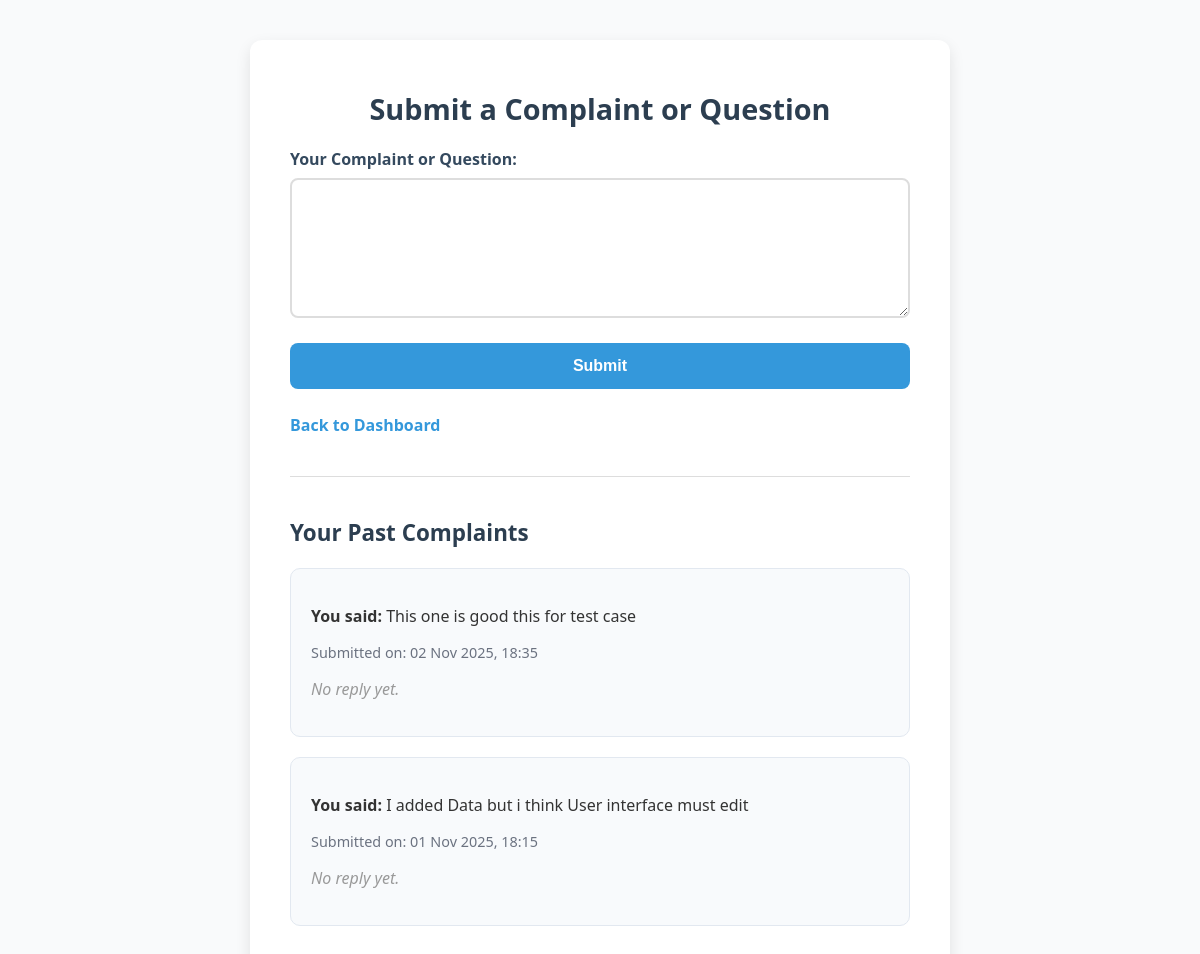
The page /parent/submit_complaint.php (signed in) on the database its author committed.
### tables this page shows
CREATE TABLE `complaints` (
  `id` int(11) NOT NULL,
  `user_id` int(11) NOT NULL,
  `complaint_text` text NOT NULL,
  `created_at` datetime NOT NULL,
  `reply_text` text DEFAULT NULL
);

### parent/submit_complaint.php (the view, shortened to what this page needs)
<?php
include '../db.php';
$user_id = $_SESSION['user_id'];
?>
<!DOCTYPE html>
<html lang="en">
<head>
</head>
<body>
<div class="container">
    <h1>Submit a Complaint or Question</h1>
    <form method="post" action="submit_complaint.php" novalidate>
        <label for="complaint">Your Complaint or Question:</label>
        <textarea name="complaint" id="complaint" required><?= htmlspecialchars($_POST['complaint'] ?? '') ?></textarea>
        <button type="submit">Submit</button>
    </form>
    <a href="../parent/parent_dash.php">Back to Dashboard</a>
    <hr>
    <h2 style="font-size: 1.4rem; color: #2c3e50; margin-bottom: 20px;">Your Past Complaints</h2>
    <?php
    $sql_history = "SELECT complaint_text, reply_text, created_at
                    FROM complaints
                    WHERE user_id = ?
                    ORDER BY created_at DESC";
    $stmt = $conn->prepare($sql_history);
    $stmt->bind_param("i", $user_id);
    $stmt->execute();
    $result = $stmt->get_result();
    if ($result && $result->num_rows > 0): ?>
        <?php while ($row = $result->fetch_assoc()): ?>
            <div class="complaint-item">
                <p><strong>You said:</strong> <?= nl2br(htmlspecialchars($row['complaint_text'])) ?></p>
                <p style="font-size: 0.9rem; color: #6b7280;">Submitted on: <?= date("d M Y, H:i", strtotime($row['created_at'])) ?></p>
                <?php if (!empty($row['reply_text'])): ?>
                    <div class="admin-reply">
                        <strong>Admin Reply:</strong>
                        <p style="margin-top: 5px;"><?= nl2br(htmlspecialchars($row['reply_text'])) ?></p>
                    </div>
                <?php else: ?>
                    <p style="color: #999; font-style: italic;">No reply yet.</p>
                <?php endif; ?>
            </div>
        <?php endwhile; ?>
    <?php else: ?>
        <p style="color: #999;">You haven't submitted any complaints yet.</p>
    <?php endif; ?>
</div>
</body>
</html>

### parent/submit_complaint.php (style rules this page uses)
* { box-sizing: border-box; }
body { font-family: 'Segoe UI', Tahoma, Geneva, Verdana, sans-serif; background: #f9fafb; margin: 0; padding: 0; display: flex; justify-content: center; align-items: flex-start; min-height: 100vh; color: #333; }
.container { background: white; margin: 40px 20px; padding: 30px 40px; max-width: 700px; width: 100%; border-radius: 12px; box-shadow: 0 6px 15px rgba(0,0,0,0.1); }
h1 { margin-bottom: 20px; font-weight: 700; font-size: 1.8rem; color: #2c3e50; text-align: center; }
label { display: block; font-weight: 600; margin-bottom: 8px; font-size: 1rem; color: #34495e; }
textarea { width: 100%; min-height: 140px; padding: 14px 18px; border: 2px solid #ddd; border-radius: 8px; font-size: 1rem; font-family: inherit; resize: vertical; transition: border-color 0.3s ease; }
button { background-color: #3498db; border: none; color: white; padding: 14px 28px; font-size: 1rem; border-radius: 8px; cursor: pointer; margin-top: 20px; width: 100%; font-weight: 600; transition: background-color 0.3s ease; }
a { display: inline-block; margin-top: 25px; color: #3498db; text-decoration: none; font-weight: 600; transition: color 0.3s ease; }
.complaint-item { background: #f8fafc; border: 1px solid #e2e8f0; padding: 20px; border-radius: 10px; margin-bottom: 20px; }
hr { margin: 40px 0; border: none; border-top: 1px solid #ddd; }

### rows shown on the page
complaints: complaint_text "This one is good this for test case", created_at "02 Nov 2025, 18:35", shows "No reply yet."
complaints: complaint_text "I added Data but i think User interface must edit", created_at "01 Nov 2025, 18:15", shows "No reply yet."
